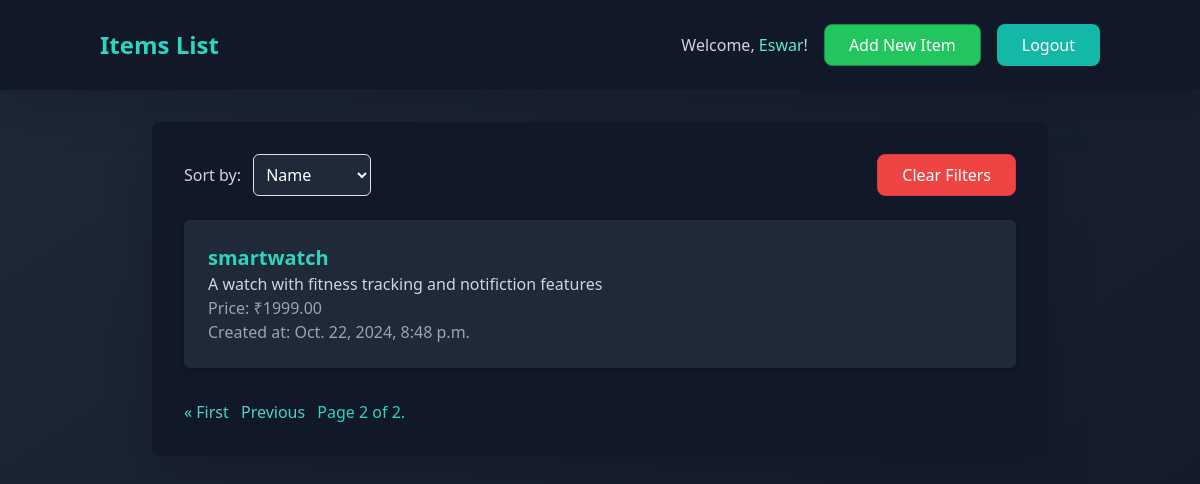
Page /?page=2 (signed in) on the committed database.
### items/models.py (models this page shows, shortened)
class Item(models.Model):
    name = models.CharField(max_length=255)
    description = models.TextField()
    price = models.DecimalField(max_digits=10, decimal_places=2)
    created_at = models.DateTimeField(auto_now_add=True)

### items/views.py (the view)
# urls.py: path('', item_list, name='item_list'),
@login_required
def item_list(request):
    items = Item.objects.all()
    sort_by = request.GET.get('sort_by', 'name')  # Default
    items = items.order_by(sort_by)
    paginator = Paginator(items, 10)
    page_number = request.GET.get('page')
    page_obj = paginator.get_page(page_number)
    return render(request, 'items/item_list.html', {'page_obj': page_obj, 'sort_by': sort_by})

### items/templates/items/item_list.html (shortened to what this page needs)
<!DOCTYPE html>
<html lang="en">
<head>
    <script src="https://cdn.tailwindcss.com"></script>
    <link href="https://cdn.jsdelivr.net/npm/bootstrap@5.3.0-alpha1/dist/css/bootstrap.min.css" rel="stylesheet">
</head>
<body class="min-h-screen bg-gradient-to-br from-gray-800 to-gray-900 text-white">
    <nav class="bg-gray-900 py-4 shadow-lg">
        <div class="container mx-auto flex justify-between items-center">
            <h1 class="text-2xl font-semibold text-teal-400">Items List</h1>
            <div class="flex items-center space-x-4">
                <span class="text-gray-300">Welcome, <span class="text-teal-300">{{ user.username }}</span>!</span>
                <a href="{% url 'add_item' %}" class="btn btn-success bg-green-500 text-white px-4 py-2 rounded-lg hover:bg-green-600 transition-colors duration-300">
                    Add New Item
                </a>
                <form method="post" action="{% url 'logout' %}">
                    <button type="submit" class="btn btn-teal bg-teal-500 text-white rounded-lg hover:bg-teal-600 transition-colors duration-300 px-4 py-2">
                        Logout
                    </button>
                </form>
            </div>
        </div>
    </nav>
    <div class="container mx-auto p-8 bg-gray-900 rounded-lg shadow-lg max-w-4xl mt-8">
        <form method="get" class="mb-6 flex items-center justify-between">
            <div>
                <label for="sort_by" class="text-gray-300">Sort by:</label>
                <select name="sort_by" id="sort_by" onchange="this.form.submit();" class="ml-2 p-2 bg-gray-800 text-white border border-gray-700 rounded-md">
                    <option value="name" {% if sort_by == 'name' %}selected{% endif %}>Name</option>
                </select>
            </div>
            <a href="{% url 'item_list' %}" class="btn btn-danger bg-red-500 text-white px-4 py-2 rounded-lg hover:bg-red-600 transition-colors duration-300">
                Clear Filters
            </a>
        </form>
        <ul class="space-y-4">
            {% for item in page_obj %}
                <li class="bg-gray-800 p-4 rounded-md shadow-md">
                    <strong class="text-teal-400 text-xl">{{ item.name }}</strong><br>
                    <p class="text-gray-300">{{ item.description }}</p>
                    <p class="text-gray-400">Price: ₹{{ item.price }}</p>
                    <p class="text-gray-400">Created at: {{ item.created_at }}</p>
                </li>
            {% empty %}
                <li class="text-gray-400">No items found.</li>
            {% endfor %}
        </ul>
        <div class="pagination mt-8">
            <span class="step-links">
                {% if page_obj.has_previous %}
                    <a href="?page=1" class="mr-2">&laquo; First</a>
                    <a href="?page={{ page_obj.previous_page_number }}" class="mr-2">Previous</a>
                {% endif %}
                <span class="current text-teal-400">
                    Page {{ page_obj.number }} of {{ page_obj.paginator.num_pages }}.
                </span>
            </span>
        </div>
    </div>
</body>
</html>

### items/templates/items/item_list.html (style rules this page uses)
.pagination a { color: #4fd1c5; }

### rows in the picture
Item: name "smartwatch", description "A watch with fitness tracking and notifiction features", price "1999.00", created_at "Oct. 22, 2024, 8:48 p.m."

### other values in the picture
{{ user.username }} "Eswar"
{{ page_obj.number }} "2"
{{ page_obj.paginator.num_pages }} "2"
